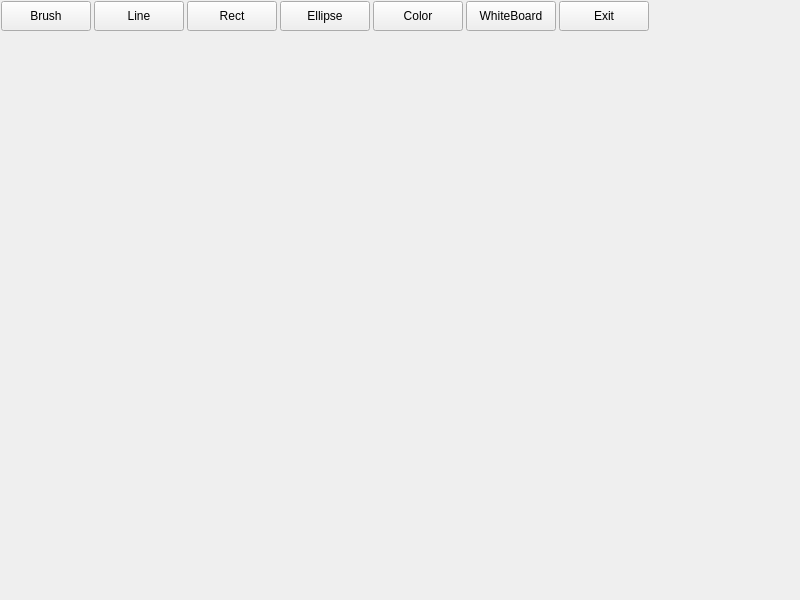
<?xml version="1.0" encoding="UTF-8"?>
<ui version="4.0">
 <class>ScreenPen</class>
 <widget class="QWidget" name="ScreenPen">
  <property name="geometry">
   <rect>
    <x>0</x>
    <y>0</y>
    <width>800</width>
    <height>600</height>
   </rect>
  </property>
  <property name="windowTitle">
   <string>ScreenPen</string>
  </property>
  <widget class="QWidget" name="centralWidget">
   <widget class="QWidget" name="screenPen_menu" native="true">
    <property name="geometry">
     <rect>
      <x>0</x>
      <y>0</y>
      <width>650</width>
      <height>32</height>
     </rect>
    </property>
    <property name="autoFillBackground">
     <bool>true</bool>
    </property>
    <widget class="QWidget" name="horizontalLayoutWidget">
     <property name="geometry">
      <rect>
       <x>0</x>
       <y>0</y>
       <width>650</width>
       <height>32</height>
      </rect>
     </property>
     <layout class="QHBoxLayout" name="horizontalLayout">
      <property name="spacing">
       <number>3</number>
      </property>
      <property name="leftMargin">
       <number>1</number>
      </property>
      <property name="topMargin">
       <number>1</number>
      </property>
      <property name="rightMargin">
       <number>1</number>
      </property>
      <property name="bottomMargin">
       <number>1</number>
      </property>
      <item>
       <widget class="QPushButton" name="btn_brush">
        <property name="sizePolicy">
         <sizepolicy hsizetype="Fixed" vsizetype="Fixed">
          <horstretch>0</horstretch>
          <verstretch>0</verstretch>
         </sizepolicy>
        </property>
        <property name="minimumSize">
         <size>
          <width>90</width>
          <height>30</height>
         </size>
        </property>
        <property name="maximumSize">
         <size>
          <width>90</width>
          <height>30</height>
         </size>
        </property>
        <property name="toolTip">
         <string>Brush</string>
        </property>
        <property name="text">
         <string>Brush</string>
        </property>
       </widget>
      </item>
      <item>
       <widget class="QPushButton" name="btn_line">
        <property name="sizePolicy">
         <sizepolicy hsizetype="Fixed" vsizetype="Fixed">
          <horstretch>0</horstretch>
          <verstretch>0</verstretch>
         </sizepolicy>
        </property>
        <property name="minimumSize">
         <size>
          <width>90</width>
          <height>30</height>
         </size>
        </property>
        <property name="maximumSize">
         <size>
          <width>90</width>
          <height>30</height>
         </size>
        </property>
        <property name="toolTip">
         <string>Line</string>
        </property>
        <property name="text">
         <string>Line</string>
        </property>
       </widget>
      </item>
      <item>
       <widget class="QPushButton" name="btn_rect">
        <property name="sizePolicy">
         <sizepolicy hsizetype="Fixed" vsizetype="Fixed">
          <horstretch>0</horstretch>
          <verstretch>0</verstretch>
         </sizepolicy>
        </property>
        <property name="minimumSize">
         <size>
          <width>90</width>
          <height>30</height>
         </size>
        </property>
        <property name="maximumSize">
         <size>
          <width>90</width>
          <height>30</height>
         </size>
        </property>
        <property name="toolTip">
         <string>Rectangle</string>
        </property>
        <property name="text">
         <string>Rect</string>
        </property>
       </widget>
      </item>
      <item>
       <widget class="QPushButton" name="btn_ellipse">
        <property name="sizePolicy">
         <sizepolicy hsizetype="Fixed" vsizetype="Fixed">
          <horstretch>0</horstretch>
          <verstretch>0</verstretch>
         </sizepolicy>
        </property>
        <property name="minimumSize">
         <size>
          <width>90</width>
          <height>30</height>
         </size>
        </property>
        <property name="maximumSize">
         <size>
          <width>90</width>
          <height>30</height>
         </size>
        </property>
        <property name="toolTip">
         <string>Ellipse</string>
        </property>
        <property name="text">
         <string>Ellipse</string>
        </property>
       </widget>
      </item>
      <item>
       <widget class="QPushButton" name="btn_color">
        <property name="sizePolicy">
         <sizepolicy hsizetype="Fixed" vsizetype="Fixed">
          <horstretch>0</horstretch>
          <verstretch>0</verstretch>
         </sizepolicy>
        </property>
        <property name="minimumSize">
         <size>
          <width>90</width>
          <height>30</height>
         </size>
        </property>
        <property name="maximumSize">
         <size>
          <width>90</width>
          <height>30</height>
         </size>
        </property>
        <property name="toolTip">
         <string>Color</string>
        </property>
        <property name="text">
         <string>Color</string>
        </property>
       </widget>
      </item>
      <item>
       <widget class="QPushButton" name="btn_whiteboard">
        <property name="sizePolicy">
         <sizepolicy hsizetype="Fixed" vsizetype="Fixed">
          <horstretch>0</horstretch>
          <verstretch>0</verstretch>
         </sizepolicy>
        </property>
        <property name="minimumSize">
         <size>
          <width>90</width>
          <height>30</height>
         </size>
        </property>
        <property name="maximumSize">
         <size>
          <width>90</width>
          <height>30</height>
         </size>
        </property>
        <property name="text">
         <string>WhiteBoard</string>
        </property>
       </widget>
      </item>
      <item>
       <widget class="QPushButton" name="btn_exit">
        <property name="sizePolicy">
         <sizepolicy hsizetype="Fixed" vsizetype="Fixed">
          <horstretch>0</horstretch>
          <verstretch>0</verstretch>
         </sizepolicy>
        </property>
        <property name="minimumSize">
         <size>
          <width>90</width>
          <height>30</height>
         </size>
        </property>
        <property name="maximumSize">
         <size>
          <width>90</width>
          <height>30</height>
         </size>
        </property>
        <property name="toolTip">
         <string>Exit</string>
        </property>
        <property name="text">
         <string>Exit</string>
        </property>
       </widget>
      </item>
     </layout>
    </widget>
   </widget>
  </widget>
 </widget>
 <layoutdefault spacing="6" margin="11"/>
 <resources/>
 <connections/>
</ui>
